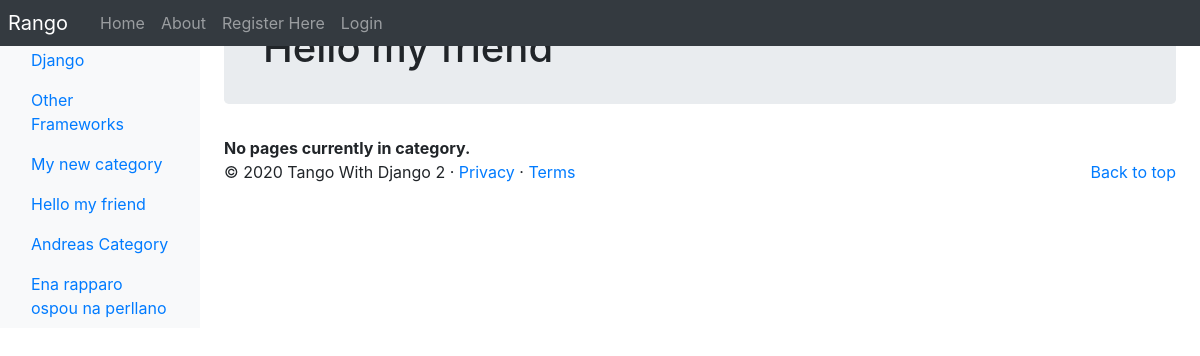
Page /rango/category/hello-my-friend/ on the committed database.
### rango/models.py (models this page shows, shortened)
class Category(models.Model):
    name = models.CharField(max_length=128, unique=True)
    views = models.IntegerField( default = 0)
    likes = models.IntegerField( default = 0)
    slug = models.SlugField(unique = True)
    class Meta:
        verbose_name_plural = 'Categories'

### rango/views.py (the view)
# urls.py: path('category/<slug:category_name_slug>/',views.show_category, name='show_category'),
def show_category(request, category_name_slug):
    context_dict={}
    try:
        category = Category.objects.get(slug = category_name_slug)
        pages = Page.objects.filter(category=category)
        context_dict['pages'] = pages
        context_dict['category'] = category
    except Category.DoesNotExist:
        context_dict['category'] = None
        context_dict['pages'] = None
    return render(request, 'rango/category.html', context=context_dict)

### rango/templatetags/rango_template_tags.py (called while the page is built)
@register.inclusion_tag('rango/categories.html')
def get_category_list(current_category = None):
    return {'categories': Category.objects.all(),'current_category':current_category}

### templates/rango/category.html (shortened to what this page needs)
{% extends 'rango/base.html' %}
{% load staticfiles %}
{% block body_block %}
    {% if category %}
            <div class="jumbotron p-4">
                <div class="container">
                    <h1 class="jumbotron-heading">{{ category.name }}</h1>
                </div>
            </div>
                {% if pages %}
                <ul>
                    {% for page in pages %}
                    <li><a href="{{ page.url }}">{{ page.title }}</a></li>
                    {% endfor %}
                 </ul>
                {% else %}
                <strong>No pages currently in category.</strong>
                {% endif %}
            {% else %}
                The specified category does not exist.
            {% endif %}
            {% endblock %}

### templates/rango/categories.html (shortened to what this page needs)
<ul class="nav flex-column">
    {% if categories %}
        {% for c in categories %}
            {% if c == current_category %}
                <li class="nav-item">
                    <a class="nav-link active" href="{% url 'rango:show_category' c.slug %}">
                         {{ c.name }}
                    </a>
                </li>
            {% else %}
            <li class="nav-item">
                <a class="nav-link" href="{% url 'rango:show_category' c.slug %}">
                     {{ c.name }}
                </a>
            </li>
            {% endif %}
        {% endfor %}
    {% else %}
    <li class="nav-item">There are no categories present.</li>
    {% endif %}
</ul>

### rows in the picture
Category: name "Django"
Category: name "Other Frameworks"
Category: name "My new category"
Category: name "Hello my friend"
Category: name "Andreas Category"
Category: name "Ena rapparo ospou na perllano"
